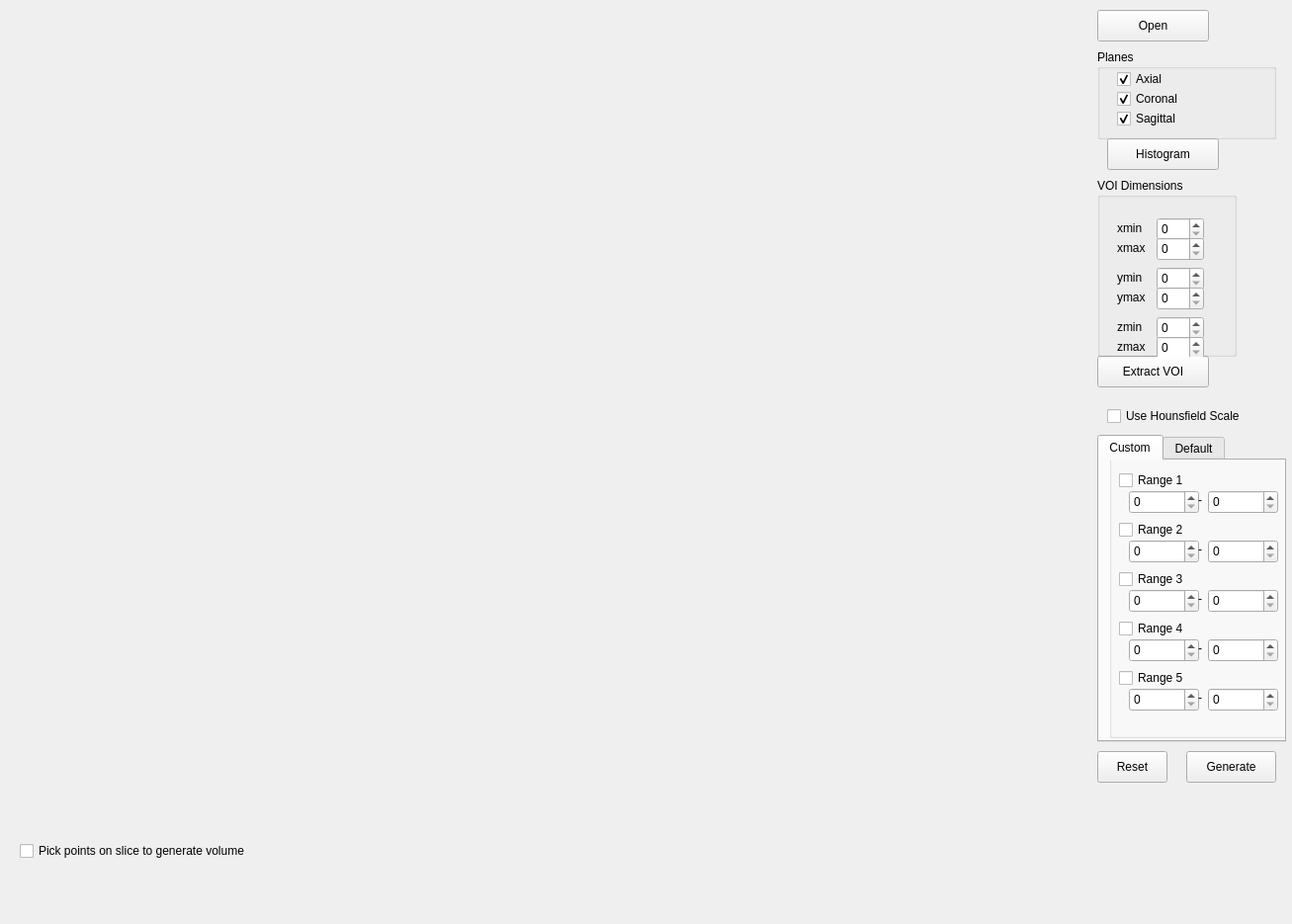
<?xml version="1.0" encoding="UTF-8"?>
<ui version="4.0">
 <class>Widget</class>
 <widget class="QWidget" name="Widget">
  <property name="geometry">
   <rect>
    <x>0</x>
    <y>0</y>
    <width>1307</width>
    <height>935</height>
   </rect>
  </property>
  <property name="windowTitle">
   <string>Widget</string>
  </property>
  <widget class="QWidget" name="gridLayoutWidget">
   <property name="geometry">
    <rect>
     <x>10</x>
     <y>10</y>
     <width>541</width>
     <height>391</height>
    </rect>
   </property>
   <layout class="QGridLayout" name="gridLayout">
    <item row="0" column="0">
     <widget class="QVTKWidget" name="widget1" native="true"/>
    </item>
   </layout>
  </widget>
  <widget class="QWidget" name="gridLayoutWidget_2">
   <property name="geometry">
    <rect>
     <x>560</x>
     <y>10</y>
     <width>531</width>
     <height>391</height>
    </rect>
   </property>
   <layout class="QGridLayout" name="gridLayout_2">
    <item row="0" column="0">
     <widget class="QVTKWidget" name="widget2" native="true"/>
    </item>
   </layout>
  </widget>
  <widget class="QWidget" name="gridLayoutWidget_3">
   <property name="geometry">
    <rect>
     <x>9</x>
     <y>409</y>
     <width>541</width>
     <height>391</height>
    </rect>
   </property>
   <layout class="QGridLayout" name="gridLayout_3">
    <item row="0" column="0">
     <widget class="QVTKWidget" name="widget3" native="true"/>
    </item>
   </layout>
  </widget>
  <widget class="QWidget" name="gridLayoutWidget_4">
   <property name="geometry">
    <rect>
     <x>560</x>
     <y>410</y>
     <width>531</width>
     <height>391</height>
    </rect>
   </property>
   <layout class="QGridLayout" name="gridLayout_4">
    <item row="0" column="0">
     <widget class="QVTKWidget" name="widget4" native="true"/>
    </item>
   </layout>
  </widget>
  <widget class="QPushButton" name="btnOpen">
   <property name="geometry">
    <rect>
     <x>1110</x>
     <y>10</y>
     <width>113</width>
     <height>32</height>
    </rect>
   </property>
   <property name="text">
    <string>Open</string>
   </property>
  </widget>
  <widget class="QPushButton" name="btnGenerate">
   <property name="geometry">
    <rect>
     <x>1200</x>
     <y>760</y>
     <width>91</width>
     <height>32</height>
    </rect>
   </property>
   <property name="text">
    <string>Generate</string>
   </property>
  </widget>
  <widget class="QGroupBox" name="groupBox">
   <property name="geometry">
    <rect>
     <x>1110</x>
     <y>50</y>
     <width>181</width>
     <height>91</height>
    </rect>
   </property>
   <property name="title">
    <string>Planes</string>
   </property>
   <widget class="QCheckBox" name="checkAxial">
    <property name="geometry">
     <rect>
      <x>20</x>
      <y>20</y>
      <width>86</width>
      <height>20</height>
     </rect>
    </property>
    <property name="text">
     <string>Axial</string>
    </property>
    <property name="checked">
     <bool>true</bool>
    </property>
   </widget>
   <widget class="QCheckBox" name="checkCoronal">
    <property name="geometry">
     <rect>
      <x>20</x>
      <y>40</y>
      <width>86</width>
      <height>20</height>
     </rect>
    </property>
    <property name="text">
     <string>Coronal</string>
    </property>
    <property name="checked">
     <bool>true</bool>
    </property>
   </widget>
   <widget class="QCheckBox" name="checkSagittal">
    <property name="geometry">
     <rect>
      <x>20</x>
      <y>60</y>
      <width>86</width>
      <height>20</height>
     </rect>
    </property>
    <property name="text">
     <string>Sagittal</string>
    </property>
    <property name="checked">
     <bool>true</bool>
    </property>
   </widget>
   <widget class="QLabel" name="axial">
    <property name="geometry">
     <rect>
      <x>99</x>
      <y>20</y>
      <width>71</width>
      <height>21</height>
     </rect>
    </property>
    <property name="text">
     <string/>
    </property>
   </widget>
   <widget class="QLabel" name="coronal">
    <property name="geometry">
     <rect>
      <x>100</x>
      <y>40</y>
      <width>71</width>
      <height>21</height>
     </rect>
    </property>
    <property name="text">
     <string/>
    </property>
   </widget>
   <widget class="QLabel" name="sagittal">
    <property name="geometry">
     <rect>
      <x>100</x>
      <y>60</y>
      <width>71</width>
      <height>21</height>
     </rect>
    </property>
    <property name="text">
     <string/>
    </property>
   </widget>
  </widget>
  <widget class="QPushButton" name="extractVOI">
   <property name="geometry">
    <rect>
     <x>1110</x>
     <y>360</y>
     <width>113</width>
     <height>32</height>
    </rect>
   </property>
   <property name="text">
    <string>Extract VOI</string>
   </property>
  </widget>
  <widget class="QGroupBox" name="groupBox_2">
   <property name="enabled">
    <bool>true</bool>
   </property>
   <property name="geometry">
    <rect>
     <x>1110</x>
     <y>180</y>
     <width>141</width>
     <height>181</height>
    </rect>
   </property>
   <property name="title">
    <string>VOI Dimensions</string>
   </property>
   <widget class="QSpinBox" name="xmin">
    <property name="geometry">
     <rect>
      <x>60</x>
      <y>40</y>
      <width>48</width>
      <height>24</height>
     </rect>
    </property>
   </widget>
   <widget class="QSpinBox" name="xmax">
    <property name="geometry">
     <rect>
      <x>60</x>
      <y>60</y>
      <width>48</width>
      <height>24</height>
     </rect>
    </property>
   </widget>
   <widget class="QSpinBox" name="ymin">
    <property name="geometry">
     <rect>
      <x>60</x>
      <y>90</y>
      <width>48</width>
      <height>24</height>
     </rect>
    </property>
   </widget>
   <widget class="QSpinBox" name="ymax">
    <property name="geometry">
     <rect>
      <x>60</x>
      <y>110</y>
      <width>48</width>
      <height>24</height>
     </rect>
    </property>
   </widget>
   <widget class="QSpinBox" name="zmin">
    <property name="geometry">
     <rect>
      <x>60</x>
      <y>140</y>
      <width>48</width>
      <height>24</height>
     </rect>
    </property>
   </widget>
   <widget class="QSpinBox" name="zmax">
    <property name="geometry">
     <rect>
      <x>60</x>
      <y>160</y>
      <width>48</width>
      <height>24</height>
     </rect>
    </property>
   </widget>
   <widget class="QLabel" name="label">
    <property name="geometry">
     <rect>
      <x>20</x>
      <y>40</y>
      <width>31</width>
      <height>21</height>
     </rect>
    </property>
    <property name="text">
     <string>xmin</string>
    </property>
   </widget>
   <widget class="QLabel" name="label_2">
    <property name="geometry">
     <rect>
      <x>20</x>
      <y>60</y>
      <width>31</width>
      <height>21</height>
     </rect>
    </property>
    <property name="text">
     <string>xmax</string>
    </property>
   </widget>
   <widget class="QLabel" name="label_3">
    <property name="geometry">
     <rect>
      <x>20</x>
      <y>90</y>
      <width>31</width>
      <height>21</height>
     </rect>
    </property>
    <property name="text">
     <string>ymin</string>
    </property>
   </widget>
   <widget class="QLabel" name="label_4">
    <property name="geometry">
     <rect>
      <x>20</x>
      <y>110</y>
      <width>31</width>
      <height>21</height>
     </rect>
    </property>
    <property name="text">
     <string>ymax</string>
    </property>
   </widget>
   <widget class="QLabel" name="label_5">
    <property name="geometry">
     <rect>
      <x>20</x>
      <y>140</y>
      <width>31</width>
      <height>21</height>
     </rect>
    </property>
    <property name="text">
     <string>zmin</string>
    </property>
   </widget>
   <widget class="QLabel" name="label_6">
    <property name="geometry">
     <rect>
      <x>20</x>
      <y>160</y>
      <width>31</width>
      <height>21</height>
     </rect>
    </property>
    <property name="text">
     <string>zmax</string>
    </property>
   </widget>
  </widget>
  <widget class="QPushButton" name="btnReset">
   <property name="geometry">
    <rect>
     <x>1110</x>
     <y>760</y>
     <width>71</width>
     <height>32</height>
    </rect>
   </property>
   <property name="text">
    <string>Reset</string>
   </property>
  </widget>
  <widget class="QTabWidget" name="tabMode">
   <property name="geometry">
    <rect>
     <x>1110</x>
     <y>440</y>
     <width>191</width>
     <height>311</height>
    </rect>
   </property>
   <property name="currentIndex">
    <number>0</number>
   </property>
   <widget class="QWidget" name="tab">
    <attribute name="title">
     <string>Custom</string>
    </attribute>
    <widget class="QGroupBox" name="groupBox_4">
     <property name="geometry">
      <rect>
       <x>10</x>
       <y>-10</y>
       <width>191</width>
       <height>291</height>
      </rect>
     </property>
     <property name="title">
      <string/>
     </property>
     <widget class="QCheckBox" name="checkBox_15">
      <property name="geometry">
       <rect>
        <x>10</x>
        <y>20</y>
        <width>87</width>
        <height>20</height>
       </rect>
      </property>
      <property name="text">
       <string>Range 1</string>
      </property>
     </widget>
     <widget class="QSpinBox" name="minBox1">
      <property name="geometry">
       <rect>
        <x>20</x>
        <y>40</y>
        <width>71</width>
        <height>24</height>
       </rect>
      </property>
     </widget>
     <widget class="QLabel" name="label_7">
      <property name="geometry">
       <rect>
        <x>90</x>
        <y>40</y>
        <width>20</width>
        <height>20</height>
       </rect>
      </property>
      <property name="text">
       <string>-</string>
      </property>
     </widget>
     <widget class="QSpinBox" name="maxBox1">
      <property name="geometry">
       <rect>
        <x>100</x>
        <y>40</y>
        <width>71</width>
        <height>24</height>
       </rect>
      </property>
     </widget>
     <widget class="QSpinBox" name="minBox2">
      <property name="geometry">
       <rect>
        <x>20</x>
        <y>90</y>
        <width>71</width>
        <height>24</height>
       </rect>
      </property>
     </widget>
     <widget class="QLabel" name="label_8">
      <property name="geometry">
       <rect>
        <x>90</x>
        <y>90</y>
        <width>20</width>
        <height>20</height>
       </rect>
      </property>
      <property name="text">
       <string>-</string>
      </property>
     </widget>
     <widget class="QSpinBox" name="maxBox2">
      <property name="geometry">
       <rect>
        <x>100</x>
        <y>90</y>
        <width>71</width>
        <height>24</height>
       </rect>
      </property>
     </widget>
     <widget class="QCheckBox" name="checkBox_16">
      <property name="geometry">
       <rect>
        <x>10</x>
        <y>70</y>
        <width>87</width>
        <height>20</height>
       </rect>
      </property>
      <property name="text">
       <string>Range 2</string>
      </property>
     </widget>
     <widget class="QCheckBox" name="checkBox_17">
      <property name="geometry">
       <rect>
        <x>10</x>
        <y>120</y>
        <width>87</width>
        <height>20</height>
       </rect>
      </property>
      <property name="text">
       <string>Range 3</string>
      </property>
     </widget>
     <widget class="QSpinBox" name="minBox3">
      <property name="geometry">
       <rect>
        <x>20</x>
        <y>140</y>
        <width>71</width>
        <height>24</height>
       </rect>
      </property>
     </widget>
     <widget class="QLabel" name="label_9">
      <property name="geometry">
       <rect>
        <x>90</x>
        <y>140</y>
        <width>20</width>
        <height>20</height>
       </rect>
      </property>
      <property name="text">
       <string>-</string>
      </property>
     </widget>
     <widget class="QSpinBox" name="maxBox3">
      <property name="geometry">
       <rect>
        <x>100</x>
        <y>140</y>
        <width>71</width>
        <height>24</height>
       </rect>
      </property>
     </widget>
     <widget class="QCheckBox" name="checkBox_18">
      <property name="geometry">
       <rect>
        <x>10</x>
        <y>170</y>
        <width>87</width>
        <height>20</height>
       </rect>
      </property>
      <property name="text">
       <string>Range 4</string>
      </property>
     </widget>
     <widget class="QSpinBox" name="minBox4">
      <property name="geometry">
       <rect>
        <x>20</x>
        <y>190</y>
        <width>71</width>
        <height>24</height>
       </rect>
      </property>
     </widget>
     <widget class="QLabel" name="label_10">
      <property name="geometry">
       <rect>
        <x>90</x>
        <y>190</y>
        <width>20</width>
        <height>20</height>
       </rect>
      </property>
      <property name="text">
       <string>-</string>
      </property>
     </widget>
     <widget class="QSpinBox" name="maxBox4">
      <property name="geometry">
       <rect>
        <x>100</x>
        <y>190</y>
        <width>71</width>
        <height>24</height>
       </rect>
      </property>
     </widget>
     <widget class="QCheckBox" name="checkBox_19">
      <property name="geometry">
       <rect>
        <x>10</x>
        <y>220</y>
        <width>87</width>
        <height>20</height>
       </rect>
      </property>
      <property name="text">
       <string>Range 5</string>
      </property>
     </widget>
     <widget class="QSpinBox" name="minBox5">
      <property name="geometry">
       <rect>
        <x>20</x>
        <y>240</y>
        <width>71</width>
        <height>24</height>
       </rect>
      </property>
     </widget>
     <widget class="QLabel" name="label_11">
      <property name="geometry">
       <rect>
        <x>90</x>
        <y>240</y>
        <width>20</width>
        <height>20</height>
       </rect>
      </property>
      <property name="text">
       <string>-</string>
      </property>
     </widget>
     <widget class="QSpinBox" name="maxBox5">
      <property name="geometry">
       <rect>
        <x>100</x>
        <y>240</y>
        <width>71</width>
        <height>24</height>
       </rect>
      </property>
     </widget>
    </widget>
   </widget>
   <widget class="QWidget" name="tab_2">
    <attribute name="title">
     <string>Default</string>
    </attribute>
    <widget class="QGroupBox" name="groupBox_3">
     <property name="geometry">
      <rect>
       <x>0</x>
       <y>-20</y>
       <width>171</width>
       <height>311</height>
      </rect>
     </property>
     <property name="autoFillBackground">
      <bool>false</bool>
     </property>
     <property name="title">
      <string/>
     </property>
     <widget class="QCheckBox" name="checkBox_1">
      <property name="geometry">
       <rect>
        <x>0</x>
        <y>20</y>
        <width>86</width>
        <height>20</height>
       </rect>
      </property>
      <property name="text">
       <string>Bone</string>
      </property>
     </widget>
     <widget class="QCheckBox" name="checkBox_2">
      <property name="geometry">
       <rect>
        <x>0</x>
        <y>40</y>
        <width>161</width>
        <height>21</height>
       </rect>
      </property>
      <property name="font">
       <font>
        <pointsize>13</pointsize>
       </font>
      </property>
      <property name="text">
       <string>Compact Bone (Adult)</string>
      </property>
     </widget>
     <widget class="QCheckBox" name="checkBox_3">
      <property name="geometry">
       <rect>
        <x>0</x>
        <y>60</y>
        <width>161</width>
        <height>20</height>
       </rect>
      </property>
      <property name="text">
       <string>Compact Bone (Child)</string>
      </property>
     </widget>
     <widget class="QCheckBox" name="checkBox_4">
      <property name="geometry">
       <rect>
        <x>0</x>
        <y>80</y>
        <width>161</width>
        <height>20</height>
       </rect>
      </property>
      <property name="text">
       <string>Spongial Bone (Adult)</string>
      </property>
     </widget>
     <widget class="QCheckBox" name="checkBox_5">
      <property name="geometry">
       <rect>
        <x>0</x>
        <y>100</y>
        <width>151</width>
        <height>20</height>
       </rect>
      </property>
      <property name="text">
       <string>Spongial Bone (Child)</string>
      </property>
     </widget>
     <widget class="QCheckBox" name="checkBox_6">
      <property name="geometry">
       <rect>
        <x>0</x>
        <y>120</y>
        <width>111</width>
        <height>20</height>
       </rect>
      </property>
      <property name="text">
       <string>Enamel (Adult)</string>
      </property>
     </widget>
     <widget class="QCheckBox" name="checkBox_7">
      <property name="geometry">
       <rect>
        <x>0</x>
        <y>140</y>
        <width>121</width>
        <height>20</height>
       </rect>
      </property>
      <property name="text">
       <string>Enamel (Child)</string>
      </property>
     </widget>
     <widget class="QCheckBox" name="checkBox_8">
      <property name="geometry">
       <rect>
        <x>0</x>
        <y>160</y>
        <width>131</width>
        <height>20</height>
       </rect>
      </property>
      <property name="text">
       <string>Fat Tissue (Adult)</string>
      </property>
     </widget>
     <widget class="QCheckBox" name="checkBox_9">
      <property name="geometry">
       <rect>
        <x>0</x>
        <y>180</y>
        <width>131</width>
        <height>20</height>
       </rect>
      </property>
      <property name="text">
       <string>Fat Tissue (Child)</string>
      </property>
     </widget>
     <widget class="QCheckBox" name="checkBox_10">
      <property name="geometry">
       <rect>
        <x>0</x>
        <y>200</y>
        <width>151</width>
        <height>20</height>
       </rect>
      </property>
      <property name="text">
       <string>Muscle Tissue (Adult)</string>
      </property>
     </widget>
     <widget class="QCheckBox" name="checkBox_11">
      <property name="geometry">
       <rect>
        <x>0</x>
        <y>220</y>
        <width>151</width>
        <height>20</height>
       </rect>
      </property>
      <property name="text">
       <string>Muscle Tissue (Child)</string>
      </property>
     </widget>
     <widget class="QCheckBox" name="checkBox_12">
      <property name="geometry">
       <rect>
        <x>0</x>
        <y>240</y>
        <width>141</width>
        <height>20</height>
       </rect>
      </property>
      <property name="text">
       <string>Skin Tissue (Adult)</string>
      </property>
     </widget>
     <widget class="QCheckBox" name="checkBox_13">
      <property name="geometry">
       <rect>
        <x>0</x>
        <y>260</y>
        <width>141</width>
        <height>20</height>
       </rect>
      </property>
      <property name="text">
       <string>Skin Tissue (Child)</string>
      </property>
     </widget>
     <widget class="QCheckBox" name="checkBox_14">
      <property name="geometry">
       <rect>
        <x>0</x>
        <y>280</y>
        <width>101</width>
        <height>20</height>
       </rect>
      </property>
      <property name="text">
       <string>Soft Tissue</string>
      </property>
     </widget>
    </widget>
   </widget>
  </widget>
  <widget class="QPushButton" name="btnHistogram">
   <property name="geometry">
    <rect>
     <x>1120</x>
     <y>140</y>
     <width>113</width>
     <height>32</height>
    </rect>
   </property>
   <property name="text">
    <string>Histogram</string>
   </property>
  </widget>
  <widget class="QCheckBox" name="checkBox">
   <property name="geometry">
    <rect>
     <x>1120</x>
     <y>410</y>
     <width>181</width>
     <height>22</height>
    </rect>
   </property>
   <property name="text">
    <string>Use Hounsfield Scale</string>
   </property>
  </widget>
  <widget class="QCheckBox" name="checkPickPtsOnSlice">
   <property name="geometry">
    <rect>
     <x>20</x>
     <y>850</y>
     <width>311</width>
     <height>22</height>
    </rect>
   </property>
   <property name="text">
    <string>Pick points on slice to generate volume</string>
   </property>
  </widget>
 </widget>
 <layoutdefault spacing="6" margin="11"/>
 <customwidgets>
  <customwidget>
   <class>QVTKWidget</class>
   <extends>QWidget</extends>
   <header>QVTKWidget.h</header>
   <container>1</container>
  </customwidget>
 </customwidgets>
 <resources/>
 <connections/>
</ui>
